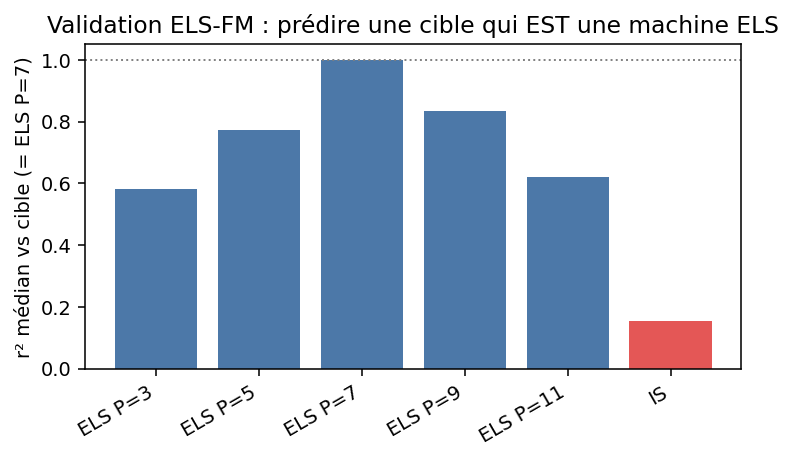

This chart was generated by the following Python code:
"""Ground-truth validation of the ELS-FM machine.

We build a target that IS, by construction, the output of an ELS machine at a
known scale P_gt (integrate the ELS-FM ODE from seeds). Then we check whether
the SAME pipeline recovers it:
  - ELS-FM at P=P_gt should predict it (self) with r2 ~ 1.0  (sanity)
  - ELS-FM at nearby scales should still predict it well      (scale sensitivity)
  - IS-FM (memorization) should predict it MUCH worse         (discrimination)

Decisive number = r2(ELS-target, IS-FM):
  << 1  -> ELS and IS are distinguishable -> my pipeline works
           -> the ConvScCP result (ELS ~ IS) is a REAL negative.
  ~ 1   -> ELS and IS give near-identical images on MNIST
           -> the test has no discriminative power -> ConvScCP result inconclusive.

Run:  python els_fm_validate.py
"""
import time, torch, numpy as np, matplotlib
matplotlib.use("Agg"); import matplotlib.pyplot as plt
import torch.nn.functional as F
from els_fm_test import dev, DIM, S, r2, mnist_train, is_fm_velocity, els_fm_velocity, euler

NSUB, NSEED, NSTEPS, P_GT = 4000, 8, 50, 7
PS = [3, 5, 7, 9, 11]


def build_dict(Xsub, P):
    pat = F.unfold(F.pad(Xsub, (P // 2,) * 4), P).permute(0, 2, 1).reshape(-1, P * P).contiguous()
    cen = Xsub.view(Xsub.shape[0], DIM).reshape(-1).contiguous()
    return pat, cen, (pat ** 2).sum(1)


def med_r2(a, b):
    return float(np.median([r2(a[i], b[i]) for i in range(a.shape[0])]))


def main():
    torch.manual_seed(0); t0 = time.time()
    Xsub = mnist_train(NSUB); X1_flat = Xsub.view(NSUB, DIM)
    dicts = {P: build_dict(Xsub, P) for P in PS}
    print(f"dicts built ({time.time()-t0:.0f}s)", flush=True)

    x0 = torch.randn(NSEED, DIM, device=dev)
    # ground-truth target: output of an ELS machine at scale P_GT
    target = euler(lambda x, t: els_fm_velocity(x, t, *dicts[P_GT], P_GT), x0.clone(), NSTEPS).clamp(-1, 1)
    print(f"target (ELS P={P_GT}) generated ({time.time()-t0:.0f}s)", flush=True)

    res = {}
    for P in PS:
        s = euler(lambda x, t: els_fm_velocity(x, t, *dicts[P], P), x0.clone(), NSTEPS).clamp(-1, 1)
        res[f"ELS P={P}"] = med_r2(target, s)
        print(f"  r2(target, ELS P={P}) = {res[f'ELS P={P}']:.3f}  ({time.time()-t0:.0f}s)", flush=True)
    sIS = euler(lambda x, t: is_fm_velocity(x, t, X1_flat), x0.clone(), NSTEPS).clamp(-1, 1)
    res["IS"] = med_r2(target, sIS)
    print(f"  r2(target, IS)      = {res['IS']:.3f}  ({time.time()-t0:.0f}s)", flush=True)

    lines = [f"GROUND-TRUTH = ELS-FM machine at P={P_GT}  (nsub={NSUB}, nseed={NSEED})",
             *[f"  r2(target, {k:9s}) = {v:.3f}" for k, v in res.items()],
             "",
             f"DECISIVE r2(target, IS) = {res['IS']:.3f}",
             "  << 1  => ELS/IS distinguishables => pipeline OK => ConvScCP null RÉEL",
             "  ~ 1   => ELS~IS sur MNIST => test non-discriminant => ConvScCP inconcluant"]
    txt = "\n".join(lines); print(txt)
    open("els_fm_validate.txt", "w").write(txt + "\n")

    # bar chart
    fig, ax = plt.subplots(figsize=(5.5, 3.4))
    ks = list(res.keys()); vs = [res[k] for k in ks]
    cols = ["#4C78A8" if k.startswith("ELS") else "#E45756" for k in ks]
    ax.bar(ks, vs, color=cols)
    ax.axhline(1.0, color="gray", ls=":", lw=1)
    ax.set_ylabel("r² médian vs cible (= ELS P=7)"); ax.set_ylim(0, 1.05)
    ax.set_title("Validation ELS-FM : prédire une cible qui EST une machine ELS")
    plt.xticks(rotation=30, ha="right"); plt.tight_layout()
    plt.savefig("els_fm_validate.png", dpi=140, bbox_inches="tight")
    print("saved -> els_fm_validate.png , els_fm_validate.txt")


if __name__ == "__main__":
    main()
